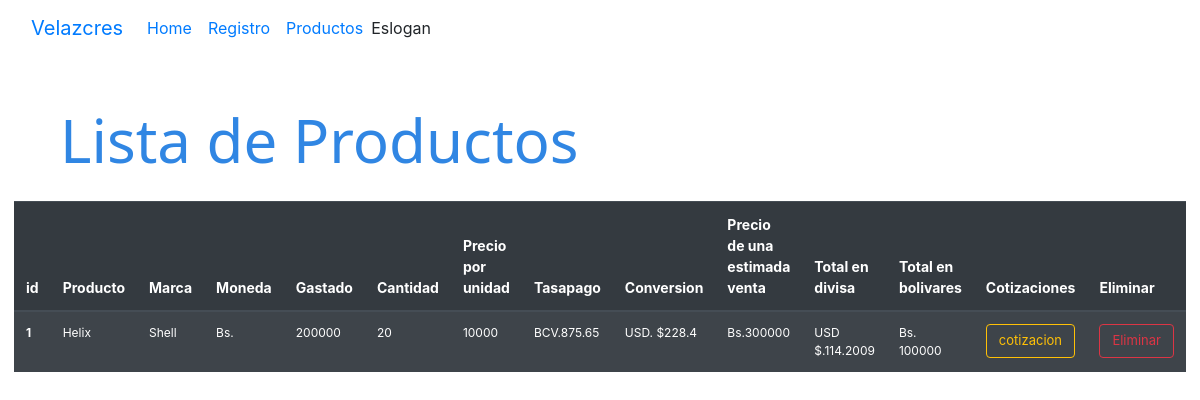
Page /listado on the earlier database version.
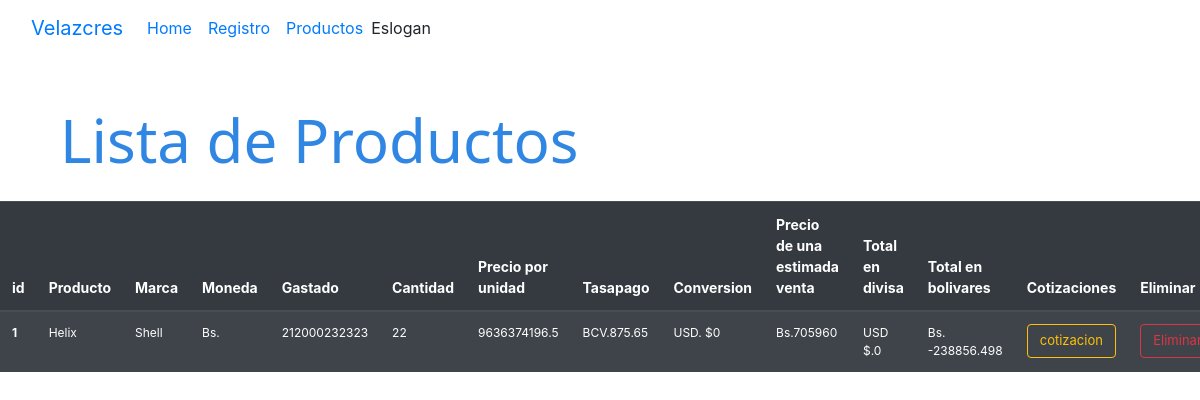
Same page on the later database version.
### tables this page shows
CREATE TABLE "productos" (
	"id"	INTEGER,
	"nombre"	TEXT,
	"marca"	TEXT,
	"moneda"	TEXT,
	"precio"	NUMERIC,
	"cantidad"	INTEGER,
	"precioporunidad"	NUMERIC,
	"tasapago"	NUMERIC,
	"precioD"	NUMERIC,
	"precio_venta"	NUMERIC,
	"ganancia_estimadaD"	NUMERIC,
	"ganancia_estimadaBs"	NUMERIC,
	"descripcion"	TEXT,
	PRIMARY KEY("id" AUTOINCREMENT)
);

### conect.py (the view)
@app.route('/listado')
def listado():
    conn = sqlite3.connect(DB_PATH)
    conn.row_factory = sqlite3.Row
    cursor = conn.cursor()
    cursor = conn.execute('SELECT * FROM productos')
    productos = cursor.fetchall()
    conn.close()
    return render_template('listado.html', productos=productos)

### templates/listado.html (shortened to what this page needs)
<!DOCTYPE html>
<html lang="en">
<head>
    <title>Document</title><head>
    <link rel="stylesheet" href="https://cdn.jsdelivr.net/npm/bootstrap@4.4.1/dist/css/bootstrap.min.css">
    <link rel="stylesheet" href="{{ url_for('static', filename='css/style.css') }}">
</head>
<body>
<header>
        <nav class="navbar navbar-expand-lg bg-body-tertiary">
  <div class="container-fluid">
    <a class="navbar-brand" href="#">Velazcres</a>
    <div class="collapse navbar-collapse" id="navbarText">
      <ul class="navbar-nav me-auto mb-2 mb-lg-0">
        <li class="nav-item">
          <a class="nav-link active" aria-current="page" href="{{ url_for('listado') }}">Home</a>
        </li>
        <li class="nav-item">
          <a class="nav-link" href="{{ url_for('cotizacion_int') }}">Registro</a>
        </li>
        <li class="nav-item">
          <a class="nav-link" href="{{ url_for('mostrador') }}">Productos</a>
        </li>
      </ul>
      <span class="navbar-text">
        Eslogan
      </span>
    </div>
  </div>
</nav>
</header>
  <h1 class="h1-listado" >Lista de Productos</h1>
    <div>
  <table class="table table-striped table-dark"  style="width: 75%; margin-left: auto; margin-right: auto; font-size: 14px;" >
    <thead class="">
      <tr>
      <th>id</th>
      <th>Producto</th>
      <th>Marca</th>
      <th>Moneda</th>
      <th>Gastado</th>
      <th>Cantidad</th>
      <th>Precio por unidad</th>
      <th>Tasapago</th>
      <th>Conversion</th>
      <th>Precio de una estimada venta</th>
      <th>Total en divisa</th>
      <th>Total en bolivares</th>
      <th>Cotizaciones</th>
      <th>Eliminar</th>
      </tr>
    </thead>
    <tbody style="font-size: 12px;">
      {% for producto in productos %}
      <tr>
        <th>{{ producto.id }}</th>
        <td>{{ producto.nombre }}</td>
        <td>{{ producto.marca }}</td>
        <td>{{ producto.moneda }}</td>
        <td>{{ producto.precio }}</td>
        <td>{{ producto.cantidad }}</td>
        <td>{{ producto.precioporunidad }}</td>
        <td><span>BCV.</span>{{ producto.tasapago }}</td>
        <td><span>USD. $</span>{{ producto.precioD }}</td>
        <td><span>Bs.</span>{{ producto.precio_venta }}</td>
        <td><span>USD $.</span>{{ producto.ganancia_estimadaD }}</td>
        <td><span>Bs.</span>  {{ producto.ganancia_estimadaBs }}</td>
        <td><a class="btn btn-outline-warning"  style="font-size: 13px;" href="{{ url_for('editar_productos1', productos_id=producto['id']) }}" >cotizacion</a></td>
        <td><form action="{{ url_for('eliminar_producto1', productos_id=producto.id) }}" method="post"><button class="btn btn-outline-danger" style="font-size: 13px;"  onclick="return confirm('¿Confirmar?')"> Eliminar</button></form></td>
        {% else %}
        <tr><td>No hay productos</td></tr>
        {% endfor %}
      </tr>
    </tbody>
  </table>
</div>
</body>
</html>

Differences in the rows shown:
changed productos "Helix": precio "200000" → "212000232323"; cantidad "20" → "22"; precioporunidad "10000" → "9636374196.5"; precioD "228.4" → "0"; precio_venta "300000" → "705960"; ganancia_estimadaD "114.2009" → "0"; ganancia_estimadaBs "100000" → "-238856.498"
